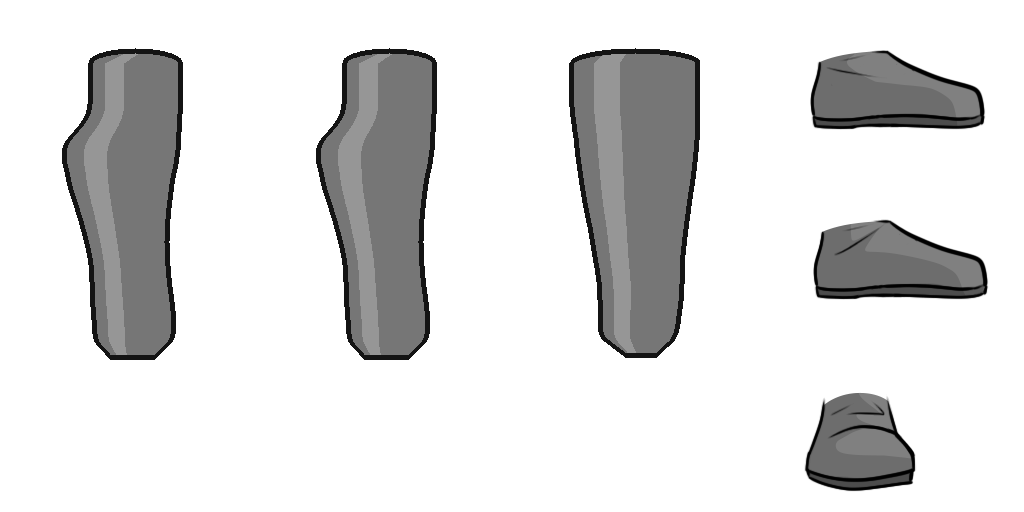
#> input picture tools/packgen/templates/Tall Boot.png, 1024 x 512 px
$ python -i ccpack.py   (imports and definitions only)
#> lines starting #> are read from the running program, lines starting #| are printed output that depends on the picture
"""Turn an AI-generated CC2D sprite sheet into a CC2D part texture.

The generator gets the template sheet (1024x512 on white, scaled 2x into a 2048x1152 16:9
canvas with 64 px bars top and bottom) and returns a redraw. Here we:
  1. undo the canvas (resize to 2048x1152, crop the bars, scale to the template size)
  2. find each piece inside its sprite rectangle (white background flood-filled away)
  3. fit each piece onto the template piece's bounding box, so joints still line up
  4. rebuild an anti-aliased alpha edge
Usage: python3 ccpack.py gen.png template.png regions.json out.png
regions.json: {"Armor Body": [x, y, w, h], ...} in template pixels (top-left origin).
"""
import sys, json
import numpy as np
from PIL import Image, ImageFilter
from scipy import ndimage

def load_rgb(p):
#> called with p = 'templates/Tall Boot.png'
    return np.asarray(Image.open(p).convert('RGB')).astype(np.float32)
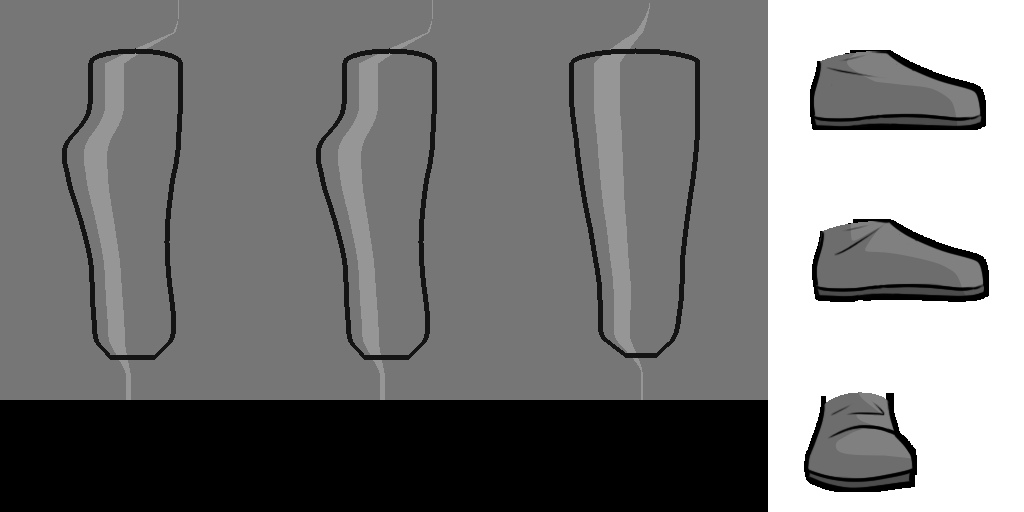
#> returned value: shape (512, 1024, 3) float32; min 0, max 255, mean 121.5

# [124 lines left out: functions uncanvas, background, piece_mask, bbox, convert, not called in this run]

# [2 lines not run here, left out]

>>> result = load_rgb('templates/Tall Boot.png')
